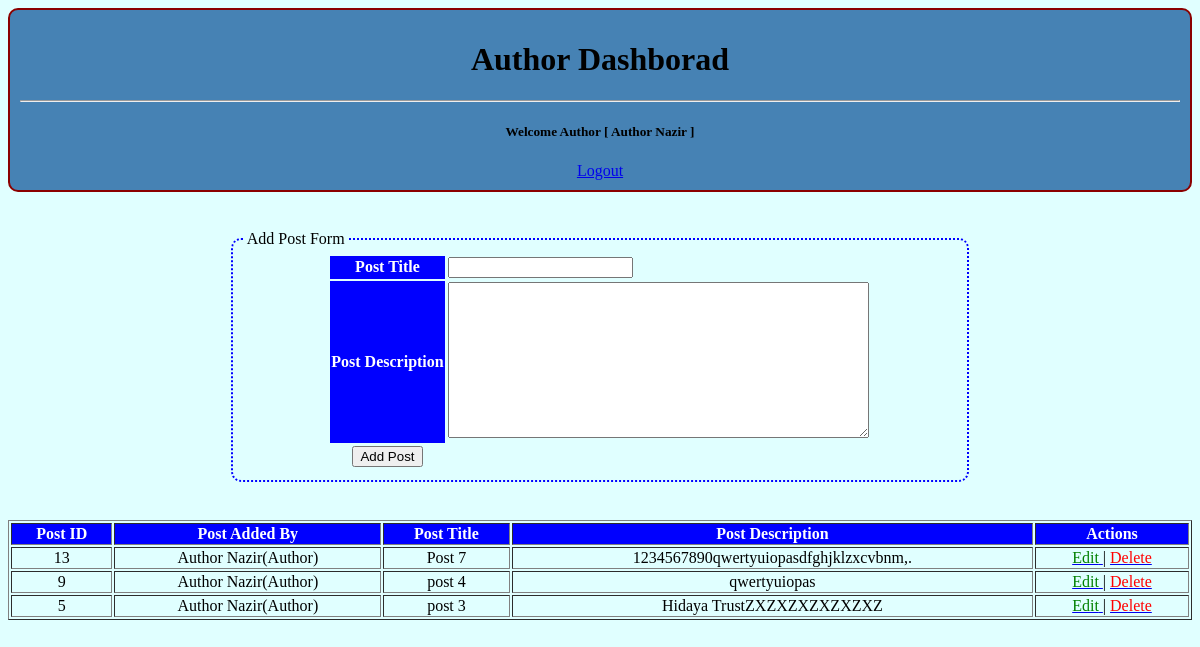
Page /author/index.php (signed in) on the committed database.
### tables this page shows
CREATE TABLE `posts` (
  `post_id` int(11) NOT NULL AUTO_INCREMENT,
  `added_by_user_role_id` int(11) DEFAULT NULL,
  `post_title` text DEFAULT NULL,
  `post_description` longtext DEFAULT NULL,
  `is_active` enum('Active','Inactive') DEFAULT 'Active',
  PRIMARY KEY (`post_id`),
  KEY `author_user_role_id` (`added_by_user_role_id`),
  CONSTRAINT `posts_ibfk_1` FOREIGN KEY (`added_by_user_role_id`) REFERENCES `user_role` (`user_role_id`) ON DELETE CASCADE ON UPDATE CASCADE
);

CREATE TABLE `users` (
  `user_id` int(11) NOT NULL AUTO_INCREMENT,
  `full_name` varchar(100) DEFAULT NULL,
  `gender` enum('Female','Male') DEFAULT 'Male',
  `user_email` varchar(100) DEFAULT NULL,
  `user_password` text DEFAULT NULL,
  `is_active` enum('Active','Inactive') DEFAULT 'Active',
  PRIMARY KEY (`user_id`)
);

CREATE TABLE `roles` (
  `role_id` int(11) NOT NULL AUTO_INCREMENT,
  `role_type` varchar(100) DEFAULT NULL,
  PRIMARY KEY (`role_id`)
);

### author/index.php (the view, shortened to what this page needs)
<!DOCTYPE html>
<html>
<head>
</head>
<body>
	<?php
		require_once 'manage_posts.php';
		$posts = getAllPosts();
	?>
	<center>
		<div id="header">
			<h1>Author Dashborad</h1>
			<hr />
			<h5>Welcome Author [
				<?php
					echo $_SESSION['user']['full_name'];
				?>
			]</h5>
			<a href="../logout_users.php">Logout</a>
		</div>
		<?php
			if(isset($_GET['post_id']))
			{
				EditFormPost("post_process.php","POST",$_GET['post_id']);
			}else{
				AddFormPost("post_process.php","POST");
			}
		?>
		<table border="1" width="100%">
				<tr>
					<th>Post ID</th>
					<th>Post Added By</th>
					<th>Post Title</th>
					<th>Post Description</th>
					<th>Actions</th>
				</tr>
				<?php
					if($posts->num_rows > 0 && $_SESSION['user']['user_id'] == $_SESSION['user']['user_id'])
					{
						while($post = mysqli_fetch_assoc($posts))
						{
						if (isset($post['user_role_id']) && $post['user_role_id'] == $post['added_by_user_role_id']) {
						?>
						<tr align="center">
							<td>
								<?php echo $post['post_id']; ?>
							</td>
							<td>
								<?php
								echo getUserFullNameByUserRoleId($post['added_by_user_role_id']);
								?>
							</td>
							<td>
								<?php echo $post['post_title']; ?>
							</td>
							<td>
								<?php echo $post['post_description']; ?>
							</td>
							<td>
								<a href="index.php?post_id=<?php echo $post['post_id']; ?>">
									<span id="edit">Edit</span>
								</a>
								 |
								<a href="javascript:void(0)" post_id="<?php echo $post['post_id']; ?>" onclick="deletePost(this)">
								<span id="delete">Delete</span>
								</a>
							</td>
						</tr>
						<?php
						}
						}
					}
				?>
		</table>
	</center>
</body>
</html>

### author/index.php (style rules this page uses)
#header { background-color: steelblue; padding: 10px; height: auto; text-align: center; border-radius: 10px; border: 2px solid darkred; }
table tr th { background-color: blue; color: white; }
body { font-family: cursive; background-color: lightcyan; }
#edit { color: green; text-decoration: none; }
#delete { color: red; text-decoration: none; }

### rows in the picture
posts: post_id "13", added_by_user_role.role_type "Author Nazir(Author)", post_title "Post 7", post_description "1234567890qwertyuiopasdfghjklzxcvbnm,."
posts: post_id "9", added_by_user_role.role_type "Author Nazir(Author)", post_title "post 4", post_description "qwertyuiopas"
posts: post_id "5", added_by_user_role.role_type "Author Nazir(Author)", post_title "post 3", post_description "Hidaya TrustZXZXZXZXZXZXZ"

### other values in the picture
$_SESSION['user']['full_name'] "Author Nazir"
